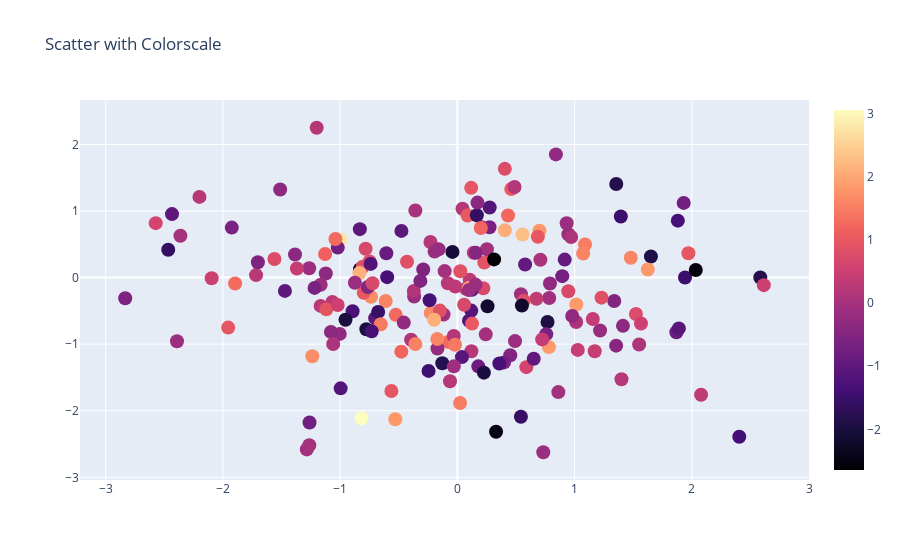

Here is the notebook cell this chart was saved with:
### Markdown cell above
#### Plot the data
Hover over the markers to view the Z value and match it to the colorscale on the right

### Code cell
offline.iplot(fig)

### Figure 1 — Plotly figure (JSON) as saved in the notebook; plotly's stock layout.template omitted (floating-point values rounded to 4 significant figures; data arrays with more than 128 entries replaced by an {"elided": "..."} marker saying what was removed)
{"data": [{"marker": {"color": {"elided": "200 float values"}, "colorscale": [[0, "#000004"], [0.1111, "#180f3d"], [0.2222, "#440f76"], [0.3333, "#721f81"], [0.4444, "#9e2f7f"], [0.5556, "#cd4071"], [0.6667, "#f1605d"], [0.7778, "#fd9668"], [0.8889, "#feca8d"], [1, "#fcfdbf"]], "showscale": true, "size": 14}, "mode": "markers", "text": {"elided": "200 float values"}, "type": "scatter", "x": {"elided": "200 float values"}, "y": {"elided": "200 float values"}}], "layout": {"hovermode": "closest", "title": {"text": "Scatter with Colorscale"}}}
